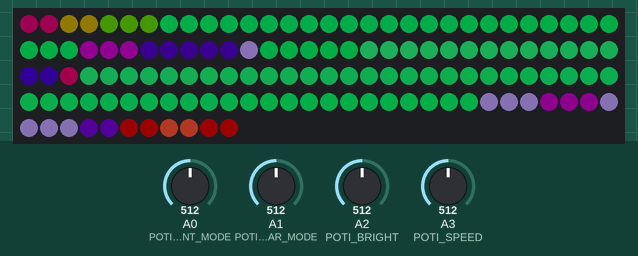
A sketch run on a simulated Arduino Nano, built with avr-gcc and run on an emulated ATmega328P. Shown: 131 RGB LEDs in strip order, left to right, continuing on the next row. The inputs (shaded band) are chosen by the test bench; at power-on: A1 (POTI_CHAR_MODE) = 512, A3 (POTI_SPEED) = 512, A2 (POTI_BRIGHT) = 512, A0 (POTI_FONT_MODE) = 512. Dim RGB values are drawn brighter than linear; random numbers use the default seed unless the sketch sets one.

Above: at 1.3 s.
1.4 s: A1 (POTI_CHAR_MODE) set to 716
At 2.0 s:
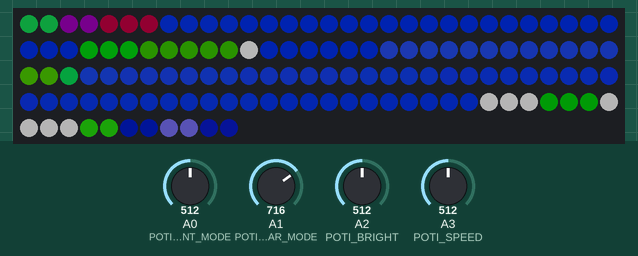
At 4.2 s:
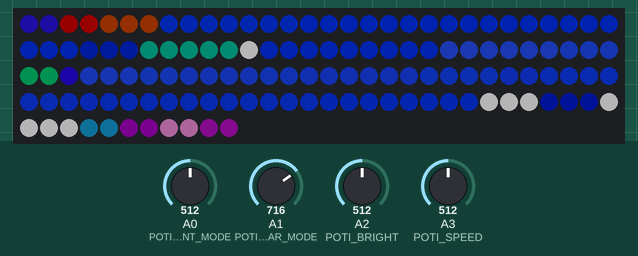
4.4 s: A3 (POTI_SPEED) set to 553
7.4 s: A3 (POTI_SPEED) set to 644
10.4 s: A3 (POTI_SPEED) set to 675
13.4 s: A2 (POTI_BRIGHT) set to 74
At 14.3 s:
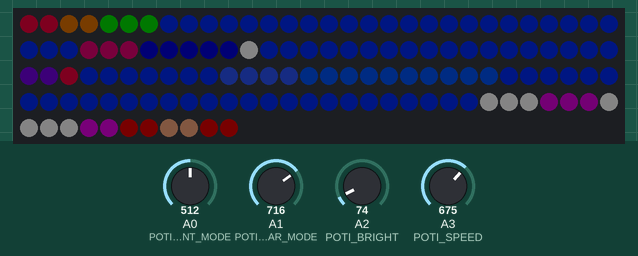
16.4 s: A2 (POTI_BRIGHT) set to 63
At 17.1 s:
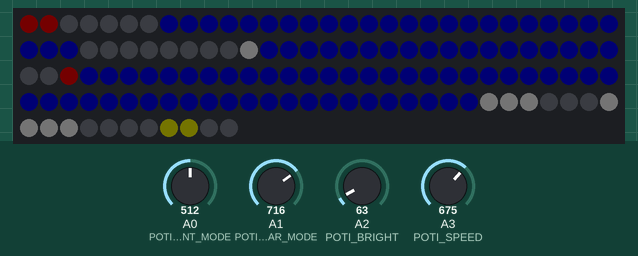
Timing chart, 0 to 19.4 s (numbered marks = the images above; inputs shaded):
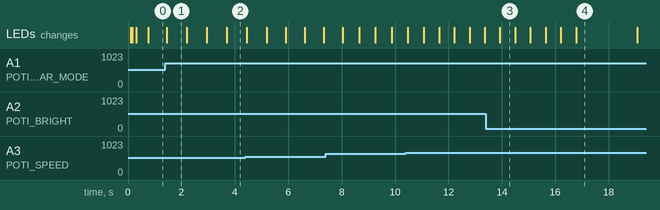

The sketch:

control_leds_koca.ino
```cpp
// Designed for Arduino Nano

#include "hsv2rgb.h"
#include "FastLED.h"
#include "elapsedMillis.h"

#define DEBUG_MODE 0

#define LEDS_PIN 18 // 14 // = A4
#define POTI_FONT_MODE A0
#define POTI_CHAR_MODE A1
#define POTI_BRIGHT A2
#define POTI_SPEED A3
//#define PHOTO_RST_PIN A3 // not used
#define MODEL_PIXELS WS2812 // WS2811, WS2812b // Fastled
#define MODEL_COLORS GRB //Fastled
#define NUM_LEDS 131
#define NUM_LEDS_FONT 94
#define NUM_LEDS_MEGAMAN 7
#define NUM_LEDS_KONG 9
#define NUM_LEDS_BLINKY 3
#define NUM_LEDS_LAKITU 10
#define NUM_LEDS_BUB 8
#define FIRST_LED 0         //define on which LED to start an animation
#define INPUT_WAIT 50 // time (ms) to wait for another buttoncheck
#define REFRESH_WAIT 50 // time (ms) to wait for another buttoncheck
#define COOLING  20 //55    // defines the level at which the lighting effect fades before a new "flame" generates
#define SPARKING 80 //120   // defines the rate of flicker which we will see from the flame animation
#define POTI_CORRECTION 1.02 //(correct for the actual limits of the potis


CRGB leds[NUM_LEDS]; //this variable contains the addresses of all LEDs
// the following dictionaries map the specific leds for the font/a character to the addresses:
uint8_t ledsFont[NUM_LEDS_FONT] = {7, 8, 9, 10, 11, 12, 13, 14, 15, 16, 17, 18, 19, 20, 21, 22, 23, 24, 25, 26, 27, 28, 29, 30, 31, 32, 42, 43, 44, 45, 46, 47, 48, 49, 50, 51, 52, 53, 54, 55, 56, 57, 58, 59, 63, 64, 65, 66, 67, 68, 69, 70, 71, 72, 73, 74, 75, 76, 77, 78, 79, 80, 81, 82, 83, 84, 85, 86, 87, 88, 89, 90, 91, 92, 93, 94, 95, 96, 97, 98, 99, 100, 101, 102, 103, 104, 105, 106, 107, 108, 109, 110, 111, 112};
uint8_t ledsMegaman[NUM_LEDS_MEGAMAN] = {0, 1, 2, 3, 4, 5, 6};
uint8_t ledsKong[NUM_LEDS_KONG] = {33, 34, 35, 36, 37, 38, 39, 40, 41};
uint8_t ledsBlinky[NUM_LEDS_BLINKY] = {60, 61, 62};
uint8_t ledsLakitu[NUM_LEDS_LAKITU] = {113, 114, 115, 116, 117, 118, 119, 120, 121, 122};
uint8_t ledsBub[NUM_LEDS_BUB] = {123, 124, 125, 126, 127, 128, 129, 130};
CRGBPalette16 firePalette = CRGBPalette16(CRGB::Black, CRGB::Red, CRGB::Red, CRGB::Yellow);
CRGBPalette16 waterPalette = CRGBPalette16(CRGB::Green, CRGB::Blue, CRGB::Green, CRGB::Blue, CRGB::Green, CRGB::Yellow, CRGB::Green, CRGB::Yellow, CRGB::Green, CRGB::Green, CRGB::Blue, CRGB::Green, CRGB::Green, CRGB::Yellow, CRGB::Yellow, CRGB::Green);

uint8_t fontMode = 0;
uint8_t fontModeMax = 255;
uint8_t fontModePrev = 0;

uint8_t charMode = 0;
uint8_t charModeMax = 255;
uint8_t charModePrev = 0;

uint16_t speed = 0;
uint16_t speedPrev = 0;

uint16_t refreshTime = REFRESH_WAIT;
uint16_t waitingTime = INPUT_WAIT;

uint8_t photoRSTState = 128;    // photo resistor for regulating brightness
//float photoLeakeRate = 0.9; // for smoothing the photo resistor [0,1] //not used currently
const float powf_1023 = powf(1023,2);

uint8_t brightness = 128;
uint8_t brightnessPrev = 128;

elapsedMillis elapsedTime;

uint8_t font_state = 30;
uint8_t char_state = 30;

void setup() {

  // Set up LEDS
  FastLED.addLeds<MODEL_PIXELS, LEDS_PIN, MODEL_COLORS>(leds, NUM_LEDS).setCorrection( TypicalSMD5050 );

  for (uint8_t i = 0; i < NUM_LEDS; i++) {
    leds[i] = CRGB::Black;
  }
  FastLED.setBrightness(255);
  FastLED.show();

  pinMode(POTI_FONT_MODE, INPUT);
  pinMode(POTI_CHAR_MODE, INPUT);
  pinMode(POTI_BRIGHT, INPUT);
  pinMode(POTI_SPEED, INPUT);
  //pinMode(PHOTO_RST_PIN, INPUT); not used
//  Serial.begin(9600);      // open the serial port at 9600 bps:

  delay(100);
}


void loop_debug() {
  elapsedTime = 0;
  for (uint8_t i = 0; i < NUM_LEDS_FONT; i++) {
    leds[ledsFont[i]] = CHSV( 0, 255, 255 );
  }
  for (uint8_t i = 0; i < NUM_LEDS_MEGAMAN; i++) {
    leds[ledsMegaman[i]] = CHSV( 184, 2, 128 );
  }
  for (uint8_t i = 0; i < NUM_LEDS_KONG; i++) {
    leds[ledsKong[i]] = CHSV( 64, 2, 128 );
  }
  for (uint8_t i = 0; i < NUM_LEDS_BLINKY; i++) {
    leds[ledsBlinky[i]] = CHSV( 96, 255, 128 );
  }
  for (uint8_t i = 0; i < NUM_LEDS_LAKITU; i++) {
    leds[ledsLakitu[i]] = CHSV( 220, 255, 128 );
  }
  for (uint8_t i = 0; i < NUM_LEDS_BUB; i++) {
    leds[ledsBub[i]] = CHSV( 128, 255, 128 );
  }
  waitingTime = refreshTime;

  FastLED.show();
  timedDelay(waitingTime);
}


void loop() {

  elapsedTime = 0;


  // Change the font: Konsolen Café
  // font - water animation
  if (fontMode >= 224 && fontMode <=255) {
    font_state=(font_state+1)%NUM_LEDS;
    fill_palette(leds, NUM_LEDS, font_state, 6, waterPalette, 128, LINEARBLEND);
    waitingTime = 200;
  }

  // font - water animation
  else if (fontMode >= 200 && fontMode <=223) {
    random16_add_entropy( random());  // Add entropy to random number generator; we use a lot of it.
    setFontFireWithPalette();
    waitingTime = refreshTime;
  }

  // font - rainbow animation with reduced colour saturation
  else if (fontMode >= 176 && fontMode <=199) {
    font_state=(font_state+1)%NUM_LEDS_FONT;
    for (uint8_t i = 0; i < NUM_LEDS_FONT; i++) {
      leds[ledsFont[i]] = CHSV( int(255.0/NUM_LEDS_FONT*(NUM_LEDS_FONT-1-i+font_state))%256, 128, 255 );
    }
    waitingTime = refreshTime;
  }

  // font - rainbow animation
  else if (fontMode >= 152 && fontMode <=175) {
    font_state=(font_state+1)%NUM_LEDS_FONT;
    for (uint8_t i = 0; i < NUM_LEDS_FONT; i++) {
      leds[ledsFont[i]] = CHSV( int(255.0/NUM_LEDS_FONT*(NUM_LEDS_FONT-1-i+font_state))%256, 255, 255 );
    }
    waitingTime = refreshTime;
  }

  // font - animation with specific colour, fading into white
  else if (fontMode >= 88 && fontMode <=151) {
    font_state=(font_state+1)%NUM_LEDS_FONT;
    for (uint8_t i = 0; i < NUM_LEDS_FONT; i++) {
      uint8_t k = (NUM_LEDS_FONT-1-i+font_state+FIRST_LED)%NUM_LEDS_FONT;
      leds[ledsFont[i]] = CHSV( (fontMode-88)*4, (255-k), 255 );
    }
    waitingTime = refreshTime;
  }

  // font - fixed colour: warm white
  else if (fontMode >= 80 && fontMode <=87) {
    for (uint8_t i = 0; i < NUM_LEDS_FONT; i++) {
      leds[ledsFont[i]] = CRGB( 255, 125, 15);
    }
    waitingTime = refreshTime;
  }

  // font - fixed colour: normal white
  else if (fontMode >= 72 && fontMode <=79) {
    for (uint8_t i = 0; i < NUM_LEDS_FONT; i++) {
      leds[ledsFont[i]] = CRGB( 255, 165, 110);
    }
    waitingTime = refreshTime;
  }

  // font - fixed colour: sun white
  else if (fontMode >= 64 && fontMode <=71) {
    for (uint8_t i = 0; i < NUM_LEDS_FONT; i++) {
      leds[ledsFont[i]] = CRGB( 255, 220, 180);
    }
    waitingTime = refreshTime;
  }

  // font - specific colour with maximal saturation
  else if (fontMode >= 0 && fontMode <=63) {
    for (uint8_t i = 0; i < NUM_LEDS_FONT; i++) {
      leds[ledsFont[i]] = CHSV( fontMode*4, 255, 255 );
    }
    waitingTime = refreshTime;
  }


  // Change the characters: Megaman, Kong, Blinky, Lakito, Bub

  // char - specific colour shift with changing brightness (blinking) - fast
  if (charMode >= 224 && charMode <=255) {
    char_state=(char_state+1)%64;
    setCharacters( (charMode-224)*8, 0, abs(char_state-32)*5-128 );
    waitingTime = refreshTime;
  }

  // char - specific colour shift with changing brightness (blinking) - coupled with font rainbow
  else if (charMode >= 192 && charMode <=223) {
    char_state=(char_state+1)%NUM_LEDS_FONT;
    setCharacters( (charMode-192)*8, 0, abs(char_state-47)*3-128 );
    waitingTime = refreshTime;
  }

  // char - rainbow animation - fast
  else if (charMode >= 160 && charMode <=191) {
    char_state=(char_state+1)%64;
    setCharacters( int(255.0/64*(64-1+char_state))%256, 0, 0 );
    waitingTime = refreshTime;
  }

  // char - rainbow animation - coupled with font rainbow
  else if (charMode >= 128 && charMode <=159) {
    char_state=(char_state+1)%NUM_LEDS_FONT;
    setCharacters( int(255.0/NUM_LEDS_FONT*(NUM_LEDS_FONT-1+char_state))%256, 0, 0 );
    waitingTime = refreshTime;
  }

  // char - specific colour shift with increased saturation
  else if (charMode >= 96 && charMode <=127) {
    setCharacters( (charMode-96)*8, 63, 0 );
    waitingTime = refreshTime;
  }

  // char - specific colour shift with reduced saturation
  else if (charMode >= 64 && charMode <=95) {
    setCharacters( (charMode-64)*8, -64, 0 );
    waitingTime = refreshTime;
  }

  // char - specific colour shift with unmodified saturation and brightness
  else if (charMode >= 0 && charMode <=63) {
    setCharacters( charMode*4, 0, 0 );
    waitingTime = refreshTime;
  }


  FastLED.show();
  timedDelay(waitingTime);
}


void delayAwake(int time) {

  int start = (int)elapsedTime;
  while (true) {
    if ((int)elapsedTime-start >= time) break;
  }
  return;
}


void setCharacters(uint8_t hue, int8_t sat, int8_t val)
{
  //hue: modifikator to shift ALL colours in the H spectrum
  //sat: modifikator to add to or substract from ALL saturation values
  //val: modifikator to add to or substract from ALL brightness values

  setMegaman( hue, sat, val );
  setKong( hue, sat, val );
  setBlinky( hue, sat, val );
  setLakitu( hue, sat, val );
  setBub( hue, sat, val );
}


void setMegaman(uint8_t hue, int8_t sat, int8_t val)
{
  //default col1: 31,235,205 (HSL)
  //default col2: 125,255,116 (HSL)
  //default col3: 150,255,118 (HSL)

  for (uint8_t i = 0; i < 2; i++) {
    leds[ledsMegaman[i]] = CHSV( (39+hue)%256, min(255,max(0,185+sat)), min(255,max(0,205+val)) );
  }
  for (uint8_t j = 2; j < 4; j++) {
    leds[ledsMegaman[j]] = CHSV( (125+hue)%256, min(255,max(0,255+sat)), min(255,max(0,156+val)) );
  }
  for (uint8_t k = 4; k < 7; k++) {
    leds[ledsMegaman[k]] = CHSV( (150+hue)%256, min(255,max(0,255+sat)), min(255,max(0,158+val)) );
  }
}


void setKong(uint8_t hue, int8_t sat, int8_t val)
{
  //default col1: 23,255,124 (HSL)
  //default col2: 4,235,102 (HSL)
  //default col3: 0,0,254 (HSL)

  for (uint8_t i = 0; i < 3; i++) {
    leds[ledsKong[i]] = CHSV( (23+hue)%256, min(255,max(0,255+sat)), min(255,max(0,184+val)) );
  }
  for (uint8_t j = 3; j < 8; j++) {
    leds[ledsKong[j]] = CHSV( (4+hue)%256, min(255,max(0,235+sat)), min(255,max(0,142+val)) );
  }
  for (uint8_t k = 8; k < 9; k++) {
    leds[ledsKong[k]] = CHSV( (0+hue)%256, min(255,max(0,0+sat)), min(255,max(0,254+val)) );
  }
}


void setBlinky(uint8_t hue, int8_t sat, int8_t val)
{
  //default col1: 0,255,127 (HSL)
  //default col2: 42,255,198 (HSL)

  for (uint8_t i = 0; i < 2; i++) {
    leds[ledsBlinky[i]] = CHSV( (0+hue)%256, min(255,max(0,255+sat)), min(255,max(0,167+val)) );
  }
  for (uint8_t j = 2; j < 3; j++) {
    leds[ledsBlinky[j]] = CHSV( (42+hue)%256, min(255,max(0,205+sat)), min(255,max(0,218+val)) );
  }
}


void setLakitu(uint8_t hue, int8_t sat, int8_t val)
{
  //default col1: 0,0,248 (HSL)
  //default col2: 23,255,124 (HSL)

  for (uint8_t i = 0; i < 3; i++) {
    leds[ledsLakitu[i]] = CHSV( (0+hue)%256, min(255,max(0,0+sat)), min(255,max(0,248+val)) );
  }
  for (uint8_t k = 3; k < 6; k++) {
    leds[ledsLakitu[k]] = CHSV( (23+hue)%256, min(255,max(0,255+sat)), min(255,max(0,164+val)) );
  }
  for (uint8_t k = 6; k < 10; k++) {
    leds[ledsLakitu[k]] = CHSV( (0+hue)%256, min(255,max(0,0+sat)), min(255,max(0,248+val)) );
  }
}


void setBub(uint8_t hue, int8_t sat, int8_t val)
{
  //default col1: 75,197,140 (HSL)
  //default col2: 4,241,183 (HSL)
  //default col3: 85,85,253 (HSL)

  for (uint8_t i = 0; i < 2; i++) {
    leds[ledsBub[i]] = CHSV( (10+hue)%256, min(255,max(0,191+sat)), min(255,max(0,193+val)) );
  }
  for (uint8_t j = 2; j < 4; j++) {
    leds[ledsBub[j]] = CHSV( (74+hue)%256, min(255,max(0,237+sat)), min(255,max(0,160+val)) );
  }
  for (uint8_t k = 4; k < 6; k++) {
    leds[ledsBub[k]] = CHSV( (85+hue)%256, min(255,max(0,85+sat)), min(255,max(0,253+val)) );
  }
  for (uint8_t j = 6; j < 8; j++) {
    leds[ledsBub[j]] = CHSV( (75+hue)%256, min(255,max(0,197+sat)), min(255,max(0,160+val)) );
  }
}


void setFontFireWithPalette()   // defines a new function
{
  // Array of temperature readings at each simulation cell
  static byte heat[NUM_LEDS_FONT];

  // Step 1.  Cool down every cell a little
  for ( uint8_t i = 0; i < NUM_LEDS_FONT; i++) {
    heat[i] = qsub8( heat[i], random8(0, ((COOLING * 10) / NUM_LEDS_FONT) + 2));
  }

  // Step 2.  Heat from each cell drifts 'up' and diffuses a little
  for ( uint8_t j = NUM_LEDS_FONT - 1; j >= 2; j--) {
    heat[j] = (heat[j - 1] + heat[j - 2] + heat[j - 2] ) / 3;
  }

  // Step 3.  Randomly ignite new 'sparks' of heat near the bottom
  if ( random8() < SPARKING ) {
    uint8_t y = random8(7);
    heat[y] = qadd8( heat[y], random8(160, 255) );
  }

  // Step 4.  Map from heat cells to LED colors
  for ( uint8_t l = 0; l < NUM_LEDS_FONT; l++) {
    // Scale the heat value from 0-255 down to 0-240
    // for best results with color palettes.
    byte colorindex = scale8( heat[NUM_LEDS_FONT-l-1], 248);
    uint8_t k = (NUM_LEDS_FONT-1-l+48)%NUM_LEDS_FONT;
    leds[ledsFont[k]] = ColorFromPalette( firePalette, colorindex);
  }
}


void checkInputs() {

  //for all potis: with the pow function we transform a linear poti into a quadratic range, with ~Prev*0.8 we smooth out the poti state to avoid flickering
  fontModePrev = fontMode;
  fontMode = (uint8_t)(round(max(min((analogRead(POTI_FONT_MODE)*POTI_CORRECTION) / 1023. * fontModeMax*0.2 + fontModePrev*0.8-0.35, 255.),0.)));

  charModePrev = charMode;
  charMode = (uint8_t)(round(max(min((analogRead(POTI_CHAR_MODE)*POTI_CORRECTION) / 1023. * charModeMax*0.2 + charModePrev*0.8-0.35, 255.),0.)));

  speedPrev = speed;
  speed = (int)(round((1004.-powf(0.+analogRead(POTI_SPEED)*POTI_CORRECTION,2) / powf_1023 * REFRESH_WAIT * 19.24)*0.2 + speedPrev*0.8-0.35));
  refreshTime = speed;
  //refreshTime = REFRESH_WAIT // speed poti is not used

  //photoRSTState = (int)round(photoLeakeRate * photoRSTState + (1.-photoLeakeRate) * (analogRead(PHOTO_RST_PIN) / 1023 * 255 * 0.75 + 63));
  photoRSTState = 255; // photo sensor not used!!

  brightnessPrev = brightness;
  //brightness = (int)round(analogRead(POTI_BRIGHT) / 1023 * 255 / 255. * photoRSTState); // linear
  //brightness = (int)round(powf(0.+analogRead(POTI_BRIGHT),2) / powf_1023 * 255 / 255. * photoRSTState); // quadratic
  brightness = (uint8_t)(round(max(min(powf(0.+analogRead(POTI_BRIGHT)*POTI_CORRECTION,2) / powf_1023 * photoRSTState*0.2 + brightnessPrev*0.8-0.35, 255.),0.)));
//
//  Serial.print("Check inputs: ");
//  Serial.print(" fontMode: ");
//  Serial.print(fontMode);
//  Serial.print(" charMode: ");
//  Serial.print(charMode);
//  Serial.print(" speed: ");
//  Serial.print(speed);
//  Serial.print(" photoRSTState: ");
//  Serial.print(photoRSTState);
//  Serial.print(" brightness: ");
//  Serial.println(brightness);
//  Serial.print(" turnaround: ");
//  Serial.println(turnaround);

  FastLED.setBrightness(brightness);
}


void timedDelay(int waitTime) {
  checkInputs();
  while ((waitTime - (int)elapsedTime) > INPUT_WAIT) {
    delayAwake(INPUT_WAIT);
    checkInputs();
  }
  delayAwake(max(waitTime - (int)elapsedTime, 0));
  waitingTime = 0; // for safety - TODO remove
}
```

Measured:
- the behaviour switches between 71 and 70 on A2 (POTI_BRIGHT) (found by bisection; images 3 and 4)
- what the display in image 3 shows lasts 0.6 s, from 13.9 s to 14.5 s
